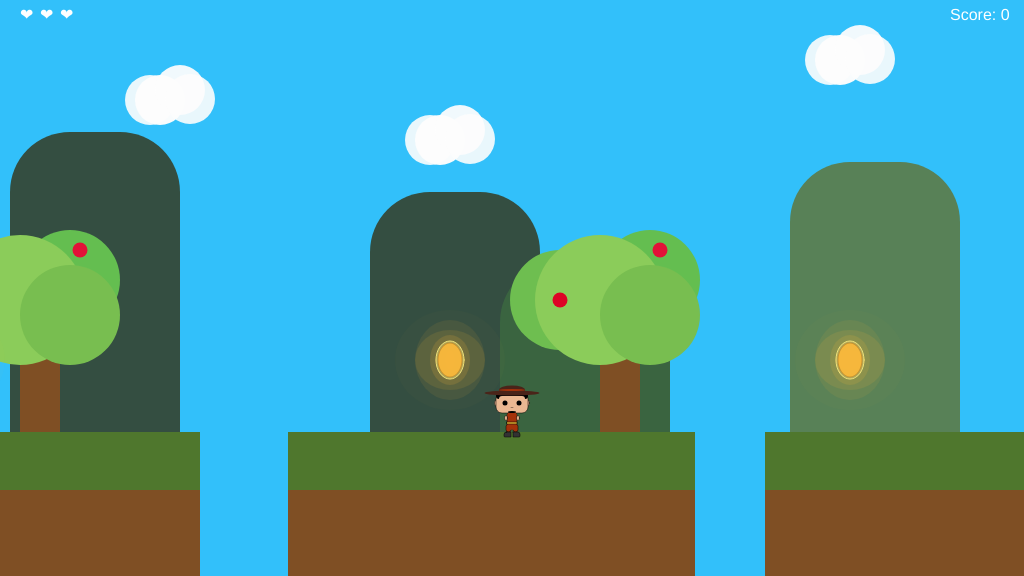
Frame 1 (no input)
Frame 60 (no input): identical to frame 1, image omitted
Frame 120 (the mouse pressed at the canvas centre since frame 60): identical to frame 1, image omitted

The p5.js sketch that drew this single still picture (run headless with seeded random() and noise() and a simulated clock; from frame 60 on, the mouse is pressed at the canvas centre):

// p5.js sketch
// ── sketch.js
/*

The Game Project: Part 6 - Adding game mechanics

*/

var floorPos_x;
var floorPos_y;

var gameChar_x;
var gameChar_y;
var gameWorldEnding;

var gameScore;

var canyons = [];
var collectables = [];
var mountains;
var clouds;
var trees_x;
var treePos_y;
var flagpole;

var isLeft;
var isRight;
var isFalling;
var isPlummeting;

var isJumping;
let jumpingHeight;
let plummetingSpeed;
let cameraPosX;

var lives;

function setup()
{
	createCanvas(1024, 576);
	floorPos_y = 432;
	lives = 3;

	startGame();
}

function draw()
{
	//Sidescrolling
	if (isRight) {
		cameraPosX += 10
	}
	else if (isLeft) {
		cameraPosX -= 10
	}

	//fill the sky blue
	background(50, 192, 250);

	//draw green ground
	noStroke();
	fill(79, 119, 45);
	rect(
		floorPos_x,
		floorPos_y,
		width,
		width - floorPos_y
	);

	//draw brown ground
	noStroke();
	fill(127, 79, 36);
	rect(
		floorPos_x,
		floorPos_y + 58,
		width,
		width - floorPos_y
	);

	push()
	translate(-cameraPosX, 0)

	//canyons
	for (i in canyons) {
		checkCanyon(canyons[i]);
		drawCanyon(canyons[i]);
	}

	//mountain
	drawMountains();

	//trees
	drawTrees();

	//collectable eggs
	for (i in collectables) {
		if (!collectables[i].isFound) {
			drawCollectable(collectables[i]);
			checkCollectable(collectables[i]);
		}
	}

	//clouds
	drawClouds();

	//flagpole
	checkFlagpole();
	drawFlagpole();

	//The game character
	if(isLeft && isFalling) {drawGameCharJumpingLeft();}
	else if(isRight && isFalling) {drawGameCharJumpingRight();}
	else if(isLeft) {drawGameCharWalkingLeft();}
	else if(isRight) {drawGameCharWalkingRight();}
	else if(isFalling || isPlummeting) {drawGameCharFrontFacingJumping()}
 	else {drawGameCharStandingFrontFacing();}

	pop()

	//Game Over
	if (lives < 1) {
		fill(255);
		textSize(50);
		text("Game Over", 412, 288);
	}

	//Level Complete
	if (flagpole.isReached) {
		fill(255);
		textSize(50);
		text("Level Complete", 512 - 130, 288);
	}

	//Game character movements: left, right, jump
	gameCharMovements();

	//Apply game gravity
	gameGravity();

	//Game Score
	fill(255);
	textSize(16);
	text("Score: " + gameScore, 950, 20);

	//Lives
	for (i = 0; i < lives; i++) {
		text("❤", 20 * (1 + i), 20);
	}
}

function keyPressed()
{
	if (!flagpole.isReached || lives < 1) {
		if (key == "a") {
			isLeft = true;
		}
		else if (key == "d") {
			isRight = true;
		}
		else if (key == "w") {
			isJumping = true;
		}
	}
}

function keyReleased()
{
	//if statements to control the animation of the character when
	//keys are released.

	if (key == "a") {
		isLeft = false;
	}
	else if (key == "d") {
		isRight = false;
	}
	else if (key == "w") {
		isJumping = false;
	}
}

function drawClouds() {
	for (var i = 0; i < clouds.length; i++) {
		noStroke();
		fill(253, 253, 253, 230);
		ellipse(
			clouds[i].x_pos, 
			clouds[i].y_pos,
			clouds[i].size,
			clouds[i].size);

		fill(253, 253, 253, 250);
		ellipse(
			clouds[i].x_pos +
			 10, clouds[i].y_pos,
			 clouds[i].size,
			 clouds[i].size);

		fill(253, 253, 253, 240);
		ellipse(
			clouds[i].x_pos +
			 30, clouds[i].y_pos - 10,
			 clouds[i].size,
			 clouds[i].size);

		fill(253, 253, 253, 230);
		ellipse(
			clouds[i].x_pos +
			 40, clouds[i].y_pos - 1,
			 clouds[i].size,
			 clouds[i].size);
	}
}

function drawMountains() {
	noStroke();
	for (var i = 0; i < mountains.length; i++) {
		fill(mountains[i].color);
		rect(
			mountains[i].x_pos,
			mountains[i].y_pos - (mountains[i].height - 180),
			mountains[i].width,
			mountains[i].height,
			60, 60, 0, 0);
		}
}

function drawTrees() {
	for (var i = 0; i < trees_x.length; i++) {
		noStroke();
		//tree trunk
		fill(127, 79, 36);
		rect(trees_x[i], treePos_y + 44, 40, 100);
		//tree branches
		fill(110, 190, 80);
		ellipse(trees_x[i] - 40, treePos_y + 12, 100, 100);
		fill(100, 190, 80);
		ellipse(trees_x[i] + 50, treePos_y - 8, 100, 100);
		fill(139, 204, 90);
		ellipse(trees_x[i], treePos_y + 12, 130, 130);
		fill(120, 190, 80);
		ellipse(trees_x[i] + 50, treePos_y + 27, 100, 100);
		//tree apples
		fill(221, 4, 38);
		ellipse(trees_x[i] - 40, treePos_y + 12, 15, 15);
		fill(227, 18, 56);
		ellipse(trees_x[i] + 60, treePos_y - 38, 15, 15);
	}
}

function drawCollectable(t_collectable) {
	if (t_collectable.isFound == false) {
		noStroke();
		fill(247, 181, 56, 40);
		ellipse(
			t_collectable.x_pos, 
			t_collectable.y_pos,
			t_collectable.size * 0.2,
			t_collectable.size * 0.4
		);
		fill(247, 181, 56, 50);
		ellipse(
			t_collectable.x_pos, 
			t_collectable.y_pos,
			t_collectable.size * 0.6,
			t_collectable.size * 0.4
		);
		fill(247, 181, 56, 40);
		ellipse(
			t_collectable.x_pos, 
			t_collectable.y_pos,
			t_collectable.size * 0.8,
			t_collectable.size
		);
		fill(247, 181, 56, 30);
		ellipse(
			t_collectable.x_pos, 
			t_collectable.y_pos,
			t_collectable.size * 1.4,
			t_collectable.size * 1.2
		);
		fill(247, 181, 56, 20);
		ellipse(
			t_collectable.x_pos, 
			t_collectable.y_pos,
			t_collectable.size + 20,
			t_collectable.size + 30
		);
		fill(247, 181, 56, 5);
		ellipse(
			t_collectable.x_pos, 
			t_collectable.y_pos,
			t_collectable.size + 60,
			t_collectable.size + 50
		);
		stroke(243, 229, 124);
		strokeWeight(1);
		fill(243, 229, 124, 200);
		ellipse(
			t_collectable.x_pos, 
			t_collectable.y_pos, 
			t_collectable.size * 0.56,
			t_collectable.size * 0.76
		);
		stroke(0, 0, 0, 50);
		strokeWeight(2);
		fill(247, 181, 56, 240);
		ellipse(
			t_collectable.x_pos, 
			t_collectable.y_pos, 
			t_collectable.size / 2,
			t_collectable.size * 0.70
		);
	}
}

function drawCanyon(t_canyon) {
	noStroke();
	fill(50, 192, 250);
	rect(
		t_canyon.x_pos,
		t_canyon.y_pos,
		t_canyon.width,
		150,
	);
}

function checkCollectable(t_collectable) {
	if (dist(
		gameChar_x, gameChar_y, t_collectable.x_pos, t_collectable.y_pos
	) < 20) {
		t_collectable.isFound = true
		gameScore++
	}
}

function checkCanyon(t_canyon) {
	gameCharIsWithinCanyon = gameChar_x > t_canyon.x_pos + 5 && gameChar_x < t_canyon.x_pos + t_canyon.width
	gameCharIsNotJumpping = gameChar_y >= floorPos_y
	if (gameCharIsWithinCanyon && gameCharIsNotJumpping) {
		isPlummeting = true;
		plummetingSpeed += 15;
		//Deactivate game character movements
		isLeft = false
		isRight = false;
		isJumping = false;
	}
	gameChar_y += plummetingSpeed;
	checkPlayerDie();
}

function gameCharMovements() {
	if (isLeft) {
		gameChar_x -= 10;
	}
	else if (isRight) {
		gameChar_x += 10;
	}
	
	if (isJumping && !isFalling) //!isFalling condition prevents double jumps
	{
		jumpingHeight = -20;
		isFalling = true;
	}

	gameChar_y += jumpingHeight;
}

function gameGravity() {
	gameCharIsAboveGround = gameChar_y < floorPos_y
	if (gameCharIsAboveGround)
	{
		jumpingHeight += 2;
	}
	else
	{
		gameChar_y = floorPos_y;
		jumpingHeight = 0;
		isFalling = false;
	}
}

function drawGameCharJumpingLeft() {
		//head
		fill(235, 184, 146);
		stroke(0);
		strokeWeight(0.5);
		rect(gameChar_x - 10, gameChar_y - 36, 20, 20, 6); 
		//hair
		noStroke();
		fill(0);
		rect(gameChar_x - 10, gameChar_y - 36, 20, 6, 6);
		//hair line
		fill(235, 184, 146);
		rect(gameChar_x - 9.5, gameChar_y - 33, 5, 6, 6);
		//right eye
		fill(0);
		noStroke();
		ellipse(gameChar_x - 6, gameChar_y - 27, 4, 4); 
		//nose
		fill(235, 184, 146);
		ellipse(gameChar_x - 10, gameChar_y - 24, 3, 2.5);
		//mouth
		fill(0);
		triangle(
			gameChar_x - 8, 
			gameChar_y - 20, 
			gameChar_x - 3, 
			gameChar_y - 21, 
			gameChar_x - 4,
			gameChar_y - 20
		);
		//hat
		fill(74, 36, 25);
		ellipse(gameChar_x, gameChar_y - 58, 30, 5);
		ellipse(gameChar_x, gameChar_y - 61, 17, 9); 
		//hat stripe
		fill(163, 50, 11);
		ellipse(gameChar_x, gameChar_y - 60, 17, 2); 
		//body
		stroke(0);
		strokeWeight(0.5);
		fill(163, 50, 11);
		rect(gameChar_x - 3, gameChar_y - 16, 5, 12, 2);
		//beard
		fill(0);
		ellipse(gameChar_x - 6, gameChar_y - 16.5, 4, 2);
		//arm
		fill(235, 184, 146);
		stroke(0);
		strokeWeight(0.5);
		ellipse(gameChar_x, gameChar_y - 12, 3, 5);
		//leg
		fill(163, 50, 11);
		stroke(0);
		strokeWeight(0.5);
		rect(gameChar_x - 3, gameChar_y - 7, 5, 8, 3);
		//belt
		stroke(0);
		strokeWeight(0.5);
		fill(230, 175, 46);
		rect(gameChar_x - 3, gameChar_y - 7, 5, 2);
		//feet
		stroke(0);
		strokeWeight(0.5);
		fill(50);
		rect(gameChar_x - 5, gameChar_y, 7, 5, 5, 0, 0, 1);
}

function drawGameCharJumpingRight() {
		//head
		fill(235, 184, 146);
		stroke(0);
		strokeWeight(0.5);
		rect(gameChar_x - 10, gameChar_y - 36, 20, 20, 6); 
		//hair
		noStroke();
		fill(0);
		rect(gameChar_x - 10, gameChar_y - 36, 20, 6, 6); 
		//hair line
		fill(235, 184, 146);
		rect(gameChar_x + 4.5, gameChar_y - 33, 5, 6, 6); 
		//right eye
		fill(0);
		noStroke();
		ellipse(gameChar_x + 6, gameChar_y - 27, 4, 4); 
		//nose
		fill(235, 184, 146);
		ellipse(gameChar_x + 10, gameChar_y - 24, 3, 2.5);
		//mouth
		fill(0);
		triangle(
			gameChar_x + 8, 
			gameChar_y - 20, 
			gameChar_x + 3, 
			gameChar_y - 21, 
			gameChar_x + 4,
			gameChar_y - 20
		);
		//hat
		fill(74, 36, 25);
		ellipse(gameChar_x, gameChar_y - 58, 30, 5); 
		ellipse(gameChar_x, gameChar_y - 61, 17, 9);
		//hat stripe
		fill(163, 50, 11);
		ellipse(gameChar_x, gameChar_y - 60, 17, 2); 
		//body
		stroke(0);
		strokeWeight(0.5);
		fill(163, 50, 11);
		rect(gameChar_x - 3, gameChar_y - 16, 5, 12, 2); 
		//beard
		fill(0);
		ellipse(gameChar_x + 6, gameChar_y - 16.5, 4, 2); 
		//arm
		fill(235, 184, 146);
		stroke(0);
		strokeWeight(0.5);
		ellipse(gameChar_x - 1, gameChar_y - 12, 3, 5); 
		//leg
		fill(163, 50, 11);
		stroke(0);
		strokeWeight(0.5);
		rect(gameChar_x - 3, gameChar_y - 7, 5, 8, 3); 
		//belt
		stroke(0);
		strokeWeight(0.5);
		fill(230, 175, 46);
		rect(gameChar_x - 3, gameChar_y - 7, 5, 2); 
		//feet
		stroke(0);
		strokeWeight(0.5);
		fill(50);
		rect(gameChar_x - 3, gameChar_y, 7, 5, 0, 5, 1, 0); 
}

function drawGameCharWalkingLeft() {
		//head
		fill(235, 184, 146);
		stroke(0);
		strokeWeight(0.5);
		rect(gameChar_x - 10, gameChar_y - 36, 20, 20, 6); 
		//hair
		noStroke();
		fill(0);
		rect(gameChar_x - 10, gameChar_y - 36, 20, 6, 6); 
		//hair line
		fill(235, 184, 146);
		rect(gameChar_x - 9.5, gameChar_y - 33, 5, 6, 6); 
		//right eye
		fill(0);
		noStroke();
		ellipse(gameChar_x - 6, gameChar_y - 27, 4, 4); 
		//nose
		fill(235, 184, 146);
		ellipse(gameChar_x - 10, gameChar_y - 24, 3, 2.5); 
		//mouth
		fill(0);
		triangle(
			gameChar_x - 8, 
			gameChar_y - 20, 
			gameChar_x - 3, 
			gameChar_y - 21, 
			gameChar_x - 4,
			gameChar_y - 20
		); 
		//hat
		fill(74, 36, 25);
		ellipse(gameChar_x, gameChar_y - 36, 30, 5); 
		ellipse(gameChar_x, gameChar_y - 39, 17, 9);
		//hat stripe
		fill(163, 50, 11);
		ellipse(gameChar_x, gameChar_y - 38, 17, 2); 
		//body
		stroke(0);
		strokeWeight(0.5);
		fill(163, 50, 11);
		rect(gameChar_x - 3, gameChar_y - 16, 5, 12, 2); 
		//beard
		fill(0);
		ellipse(gameChar_x - 6, gameChar_y - 16.5, 4, 2); 
		//arm
		fill(235, 184, 146);
		stroke(0);
		strokeWeight(0.5);
		ellipse(gameChar_x, gameChar_y - 12, 3, 5); 
		//leg
		fill(163, 50, 11);
		stroke(0);
		strokeWeight(0.5);
		rect(gameChar_x - 3, gameChar_y - 7, 5, 8, 3); 
		//belt
		stroke(0);
		strokeWeight(0.5);
		fill(230, 175, 46);
		rect(gameChar_x - 3, gameChar_y - 7, 5, 2); 
		//feet
		stroke(0);
		strokeWeight(0.5);
		fill(50);
		rect(gameChar_x - 5, gameChar_y, 7, 5, 5, 0, 0, 1); 
}

function drawGameCharWalkingRight() {
		//head
		fill(235, 184, 146);
		stroke(0);
		strokeWeight(0.5);
		rect(gameChar_x - 10, gameChar_y - 36, 20, 20, 6); 
		//hair
		noStroke();
		fill(0);
		rect(gameChar_x - 10, gameChar_y - 36, 20, 6, 6); 
		//hair line
		fill(235, 184, 146);
		rect(gameChar_x + 4.5, gameChar_y - 33, 5, 6, 6);
		//Eye
		fill(0);
		noStroke();
		ellipse(gameChar_x + 6, gameChar_y - 27, 4, 4);
		//nose
		fill(235, 184, 146);
		ellipse(gameChar_x + 10, gameChar_y - 24, 3, 2.5); 
		//mouth
		fill(0);
		triangle(
			gameChar_x + 8, 
			gameChar_y - 20, 
			gameChar_x + 3, 
			gameChar_y - 21, 
			gameChar_x + 4,
			gameChar_y - 20
		);
		//hat
		fill(74, 36, 25);
		ellipse(gameChar_x, gameChar_y - 36, 30, 5);
		ellipse(gameChar_x, gameChar_y - 39, 17, 9);
		//hat stripe
		fill(163, 50, 11);
		ellipse(gameChar_x, gameChar_y - 38, 17, 2); 
		//body
		stroke(0);
		strokeWeight(0.5);
		fill(163, 50, 11);
		rect(gameChar_x - 3, gameChar_y - 16, 5, 12, 2); 
		//beard
		fill(0);
		ellipse(gameChar_x + 6, gameChar_y - 16.5, 4, 2); 
		//arm
		fill(235, 184, 146);
		stroke(0);
		strokeWeight(0.5);
		ellipse(gameChar_x - 1, gameChar_y - 12, 3, 5); 
		//leg
		fill(163, 50, 11);
		stroke(0);
		strokeWeight(0.5);
		rect(gameChar_x - 3, gameChar_y - 7, 5, 8, 3); 
		//belt
		stroke(0);
		strokeWeight(0.5);
		fill(230, 175, 46);
		rect(gameChar_x - 3, gameChar_y - 7, 5, 2); 
		//feet
		stroke(0);
		strokeWeight(0.5);
		fill(50);
		rect(gameChar_x - 3, gameChar_y, 7, 5, 0, 5, 1, 0); 
}

function drawGameCharFrontFacingJumping() {
		//Ears
		fill(235, 184, 146);
		stroke(0);
		strokeWeight(0.5);
		ellipse(gameChar_x - 14, gameChar_y - 50, 7, 7);
		ellipse(gameChar_x + 14, gameChar_y - 50, 7, 7);
		//head
		rect(gameChar_x - 16, gameChar_y - 60, 32, 20, 6); 
		//hair
		noStroke();
		fill(0);
		rect(gameChar_x - 16, gameChar_y - 60, 32, 6, 6); 
		//hair line
		fill(235, 184, 146);
		rect(gameChar_x - 13, gameChar_y - 57, 26, 6, 6); 
		//Eyes
		fill(0);
		noStroke();
		ellipse(gameChar_x - 7, gameChar_y - 50, 4, 6);
		ellipse(gameChar_x + 7, gameChar_y - 50, 4, 6);
		//mouth
		triangle(
			gameChar_x - 2, 
			gameChar_y - 44.5, 
			gameChar_x, 
			gameChar_y - 45.5, 
			gameChar_x + 2,
			gameChar_y - 44.5
		); 
		//hat
		fill(74, 36, 25);
		ellipse(gameChar_x, gameChar_y - 72, 55, 5);
		ellipse(gameChar_x, gameChar_y - 75, 26, 9);
		//hat stripe
		fill(163, 50, 11);
		ellipse(gameChar_x, gameChar_y - 74, 26, 2); 
		//body
		stroke(0);
		strokeWeight(0.5);
		fill(163, 50, 11);
		rect(gameChar_x - 5, gameChar_y - 40, 10, 12, 2); 
		//body connection
		noStroke();
		rect(gameChar_x - 4.5, gameChar_y - 40.5, 9, 5, 2); 
		//beard
		fill(0);
		ellipse(gameChar_x, gameChar_y - 39.9, 8, 2); 
		//arm
		fill(235, 184, 146);
		stroke(0);
		strokeWeight(0.5);
		ellipse(gameChar_x - 6, gameChar_y - 38, 3, 5);
		ellipse(gameChar_x + 6, gameChar_y - 38, 3, 5);
		//legs
		fill(163, 50, 11);
		stroke(0);
		strokeWeight(0.5);
		rect(gameChar_x - 6, gameChar_y - 32, 5, 8, 3);
		rect(gameChar_x + 1, gameChar_y - 32, 5, 8, 3);
		//legs connections
		noStroke();
		rect(gameChar_x - 4.5, gameChar_y - 36, 5, 8, 3); 
		rect(gameChar_x - 0.5, gameChar_y - 36, 5, 8, 3);
		//belt
		stroke(0);
		strokeWeight(0.5);
		fill(230, 175, 46);
		rect(gameChar_x - 5, gameChar_y - 33, 10, 2); 
		//foot
		stroke(0);
		strokeWeight(0.5);
		fill(50);
		rect(gameChar_x - 6, gameChar_y - 26, 5, 6, 1.5);
		rect(gameChar_x + 1, gameChar_y - 26, 5, 6, 1.5);
}

function drawGameCharStandingFrontFacing() {
		//Ears
		fill(235, 184, 146);
		stroke(0);
		strokeWeight(0.5);
		ellipse(gameChar_x - 14, gameChar_y - 29, 7, 7);
		ellipse(gameChar_x + 14, gameChar_y - 29, 7, 7); 
		//head
		rect(gameChar_x - 16, gameChar_y - 39, 32, 20, 6); 
		//hair
		noStroke();
		fill(0);
		rect(gameChar_x - 16, gameChar_y - 39, 32, 6, 6); 
		//hair line
		fill(235, 184, 146);
		rect(gameChar_x - 13, gameChar_y - 36, 26, 6, 6); 
		//Eyes
		fill(0);
		noStroke();
		ellipse(gameChar_x - 7, gameChar_y - 29, 5, 5); 
		ellipse(gameChar_x + 7, gameChar_y - 29, 5, 5); 
		//mouth
		triangle(
			gameChar_x - 2, 
			gameChar_y - 24, 
			gameChar_x, 
			gameChar_y - 24.5, 
			gameChar_x + 2,
			gameChar_y - 24
		);
		//hat
		fill(74, 36, 25);
		ellipse(gameChar_x, gameChar_y - 39, 55, 5); 
		ellipse(gameChar_x, gameChar_y - 42, 26, 9);
		//hat stripe
		fill(163, 50, 11);
		ellipse(gameChar_x, gameChar_y - 42, 26, 2); 
		//body
		stroke(0);
		strokeWeight(0.5);
		fill(163, 50, 11);
		rect(gameChar_x - 5, gameChar_y - 19, 10, 12, 2); 
		//body connection
		noStroke();
		rect(gameChar_x - 4.5, gameChar_y - 19.5, 9, 5, 2); 
		//beard
		fill(0);
		ellipse(gameChar_x, gameChar_y - 19.9, 8, 2); 
		//arms
		fill(235, 184, 146);
		stroke(0);
		strokeWeight(0.5);
		ellipse(gameChar_x - 6, gameChar_y - 14, 3, 5);
		ellipse(gameChar_x + 6, gameChar_y - 14, 3, 5);
		//legs
		fill(163, 50, 11);
		stroke(0);
		strokeWeight(0.5);
		rect(gameChar_x - 6, gameChar_y - 8, 5, 8, 3);
		rect(gameChar_x + 1, gameChar_y - 8, 5, 8, 3);
		//legs connections
		noStroke();
		rect(gameChar_x - 4.5, gameChar_y - 10, 5, 8, 3);
		rect(gameChar_x - 0.5, gameChar_y - 10, 5, 8, 3);
		//belt
		stroke(0);
		strokeWeight(0.5);
		fill(230, 175, 46);
		rect(gameChar_x - 5, gameChar_y - 10, 10, 2);
		//foot
		stroke(0);
		strokeWeight(0.5);
		fill(50);
		rect(gameChar_x - 8, gameChar_y, 7, 5, 5, 0, 0, 1);
		rect(gameChar_x + 1, gameChar_y, 7, 5, 0, 5, 1, 0);
}

function drawFlagpole() {
	if (!flagpole.isReached) {
		noStroke();
		fill(120, 49, 19);
		// body
		fill(139, 69, 19);
		rect(flagpole.x_pos, flagpole.y_pos + 20, 20, 100);
		// flag
		noStroke();
		fill(210, 105, 0); // red
		rect(flagpole.x_pos, flagpole.y_pos, 60, 30);
	} else {
		noStroke();
		fill(120, 49, 19);
		// body
		fill(139, 69, 19);
		rect(flagpole.x_pos, flagpole.y_pos + 20, 20, 100);
		// flag
		noStroke();
		fill(210, 105, 0); // red
		rect(flagpole.x_pos, flagpole.y_pos + 80, 60, 30);
	}
}

function checkFlagpole() {
	if (gameChar_x >= gameWorldEnding) {
		flagpole.isReached = true
	}
}

function checkPlayerDie() {	
	if (gameChar_y > 1000) {
		lives--;
		if (lives > 0) {
			startGame();
		}
	}
}

function startGame() {
	floorPos_x = 0;

	gameChar_x = width/2;
	gameChar_y = floorPos_y;

	treePos_y = height/2;
	trees_x = [-600, 20, 600, 1450, 1550]

	canyons = [
		{x_pos: -100, y_pos: floorPos_y, width: 70},
		{x_pos: 200, y_pos: floorPos_y, width: 88},
		{x_pos: 695, y_pos: floorPos_y, width: 70}
	]

	collectables = [
		{x_pos: -50, y_pos: 360, size: 50, isFound: false},
		{x_pos: 450, y_pos: 360, size: 50, isFound: false},
		{x_pos: 850, y_pos: 360, size: 50, isFound: false},
		{x_pos: 1450, y_pos: 360, size: 50, isFound: false},
	]

	mountains = [
		{x_pos: -590, y_pos: 252, width: 170, height: 270, color: [88, 129, 87]},
		{x_pos: -500, y_pos: 252, width: 170, height: 170, color: [58, 100, 64]},
		{x_pos: 10, y_pos: 252, width: 170, height: 300, color: [52, 78, 65]},
		{x_pos: 370, y_pos: 252, width: 170, height: 240, color: [52, 78, 65]},
		{x_pos: 500, y_pos: 252, width: 170, height: 170, color: [58, 100, 64]},
		{x_pos: 790, y_pos: 252, width: 170, height: 270, color: [88, 129, 87]},
		{x_pos: 1100, y_pos: 252, width: 170, height: 300, color: [52, 78, 65]},
		{x_pos: 1200, y_pos: 252, width: 170, height: 170, color: [58, 100, 64]},

	]

	clouds = [
		{x_pos: 150, y_pos: 100, size: 50},
		{x_pos: 430, y_pos: 140, size: 50},
		{x_pos: 830, y_pos: 60, size: 50},
	]

	gameWorldEnding = 1800

	flagpole = {x_pos: gameWorldEnding, y_pos: 317, isReached: false}

	isLeft = false
	isRight = false
	isJumping = false
	isFalling = false
	isPlummeting = false

	jumpingHeight = 0;
	plummetingSpeed = 0;
	cameraPosX = 0;

	gameScore = 0
}
